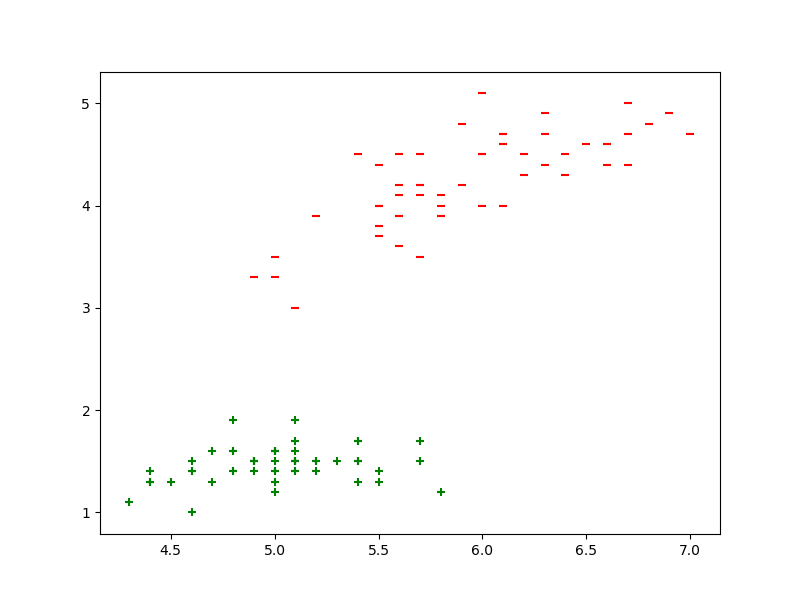

The Python source for this figure:
import pandas as pd

df = pd.read_csv('Iris.csv')
df = df.drop(['Id'],axis=1)
target = df['Species']
s = set()
for val in target:
    s.add(val)
s = list(s)
rows = list(range(100,150))
df = df.drop(df.index[rows])
#remove one of the class
import matplotlib.pyplot as plt

x = df['SepalLengthCm']
y = df['PetalLengthCm']

setosa_x = x[:50]
setosa_y = y[:50]

versicolor_x = x[50:]
versicolor_y = y[50:]

plt.figure(figsize=(8,6))
plt.scatter(setosa_x,setosa_y,marker='+',color='green')
plt.scatter(versicolor_x,versicolor_y,marker='_',color='red')
plt.show()
#selection feature Sepal length and Petal length
from sklearn.utils import shuffle
from sklearn.model_selection import train_test_split
import numpy as np
## Drop rest of the features and extract the target values
df = df.drop(['SepalWidthCm','PetalWidthCm'],axis=1)
Y = []
target = df['Species']
for val in target:
    if(val == 'Iris-setosa'):
        Y.append(-1)
    else:
        Y.append(1)
df = df.drop(['Species'],axis=1)
X = df.values.tolist()
## Shuffle and split the data into training and test set
X, Y = shuffle(X,Y)
x_train = []
y_train = []
x_test = []
y_test = []

x_train, x_test, y_train, y_test = train_test_split(X, Y, train_size=0.9)

x_train = np.array(x_train)
y_train = np.array(y_train)
x_test = np.array(x_test)
y_test = np.array(y_test)

y_train = y_train.reshape(90,1)
y_test = y_test.reshape(10,1)
#split it into training and testing data
## Support Vector Machine 
import numpy as np

train_f1 = x_train[:,0]
train_f2 = x_train[:,1]

train_f1 = train_f1.reshape(90,1)
train_f2 = train_f2.reshape(90,1)

w1 = np.zeros((90,1))
w2 = np.zeros((90,1))

epochs = 1
alpha = 0.0001

while(epochs < 10000):
    y = w1 * train_f1 + w2 * train_f2
    prod = y * y_train
    print(epochs)
    count = 0
    for val in prod:
        if(val >= 1):
            cost = 0
            w1 = w1 - alpha * (2 * 1/epochs * w1)
            w2 = w2 - alpha * (2 * 1/epochs * w2)
            
        else:
            cost = 1 - val 
            w1 = w1 + alpha * (train_f1[count] * y_train[count] - 2 * 1/epochs * w1)
            w2 = w2 + alpha * (train_f2[count] * y_train[count] - 2 * 1/epochs * w2)
        count += 1
    epochs += 1
#α(0.0001) is the learning rate and the regularization parameter λ is set to 1/epochs.
from sklearn.metrics import accuracy_score

## Clip the weights 
index = list(range(10,90))
w1 = np.delete(w1,index)
w2 = np.delete(w2,index)

w1 = w1.reshape(10,1)
w2 = w2.reshape(10,1)
## Extract the test data features 
test_f1 = x_test[:,0]
test_f2 = x_test[:,1]

test_f1 = test_f1.reshape(10,1)
test_f2 = test_f2.reshape(10,1)
## Predict
y_pred = w1 * test_f1 + w2 * test_f2
predictions = []
for val in y_pred:
    if(val > 1):
        predictions.append(1)
    else:
        predictions.append(-1)

print(accuracy_score(y_test,predictions))

#check accuracy 
from sklearn.svm import SVC
from sklearn.metrics import accuracy_score

clf = SVC(kernel='linear')
clf.fit(x_train,y_train)
y_pred = clf.predict(x_test)
print(accuracy_score(y_test,y_pred))
